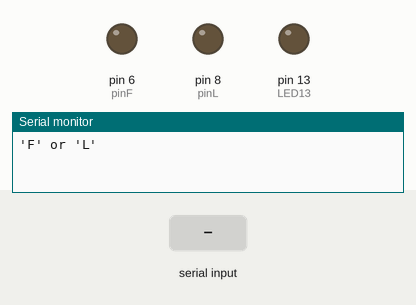
Simulated run of this sketch. Board: Arduino Mega 2560, built with avr-gcc and run on an emulated ATmega2560. Parts: output pins drawn as LEDs (lit = HIGH), the last lines printed to the serial monitor. The test bench sets the inputs (shaded band).

Above: at 1.2 s.
1.3 s: "F" received over the second serial link
At 1.9 s:
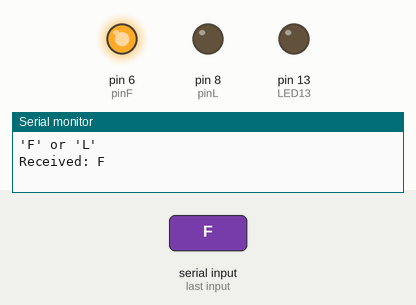
2.8 s: "L" received over the second serial link
At 4.0 s:
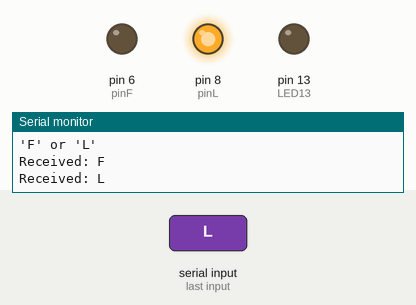
4.3 s: "1" received over the second serial link
At 5.4 s:
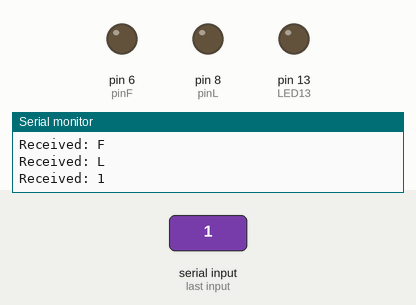
Timing chart, 0 to 7.3 s (numbered marks = the images above; inputs shaded):
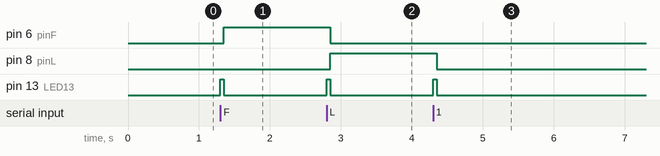

Measured:
- after the input at 1.3 s, pin 6 (pinF): LOW → HIGH after 0.05 s; pin 13 (LED13): LOW → HIGH at once, → LOW 0.05 s later
- after the input at 2.8 s, pin 6 (pinF): HIGH → LOW after 0.05 s; pin 8 (pinL): LOW → HIGH after 0.05 s; pin 13 (LED13): LOW → HIGH at once, → LOW 0.05 s later
- after the input at 4.3 s, pin 8 (pinL): HIGH → LOW after 0.05 s; pin 13 (LED13): LOW → HIGH at once, → LOW 0.05 s later

The sketch:

TestBluetoothHC05.ino
```cpp
int LED13 = 13;
int pinF = 6;
int pinL = 8;

void setup() {
  pinMode(LED13, OUTPUT); // interne LED
  pinMode(pinF, OUTPUT);
  pinMode(pinL, OUTPUT);

  Serial.begin(9600);     // USB → Serial Monitor op PC
  Serial1.begin(9600);    // HC-05 → hardware Serial1

  Serial.println("'F' or 'L'");
}

void loop() {
  // Data van Bluetooth → Arduino → Serial Monitor
  if (Serial1.available()) {
    char cmd = Serial1.read();
    Serial.print("Received: ");
    Serial.println(cmd);

    digitalWrite(LED13, HIGH); // LED aan voor feedback
    delay(50);
    digitalWrite(LED13, LOW);

    // Controleer commando
    if (cmd == 'F') {
      digitalWrite(pinF, HIGH);
      digitalWrite(pinL, LOW);
    }
    else if (cmd == 'L') {
      digitalWrite(pinF, LOW);
      digitalWrite(pinL, HIGH);
    }
    else {
      digitalWrite(pinF, LOW);
      digitalWrite(pinL, LOW);
    }
  }

  // Data van Serial Monitor → Bluetooth app
  if (Serial.available()) {
    char sent = Serial.read();
    Serial1.write(sent);
  }
}
```
